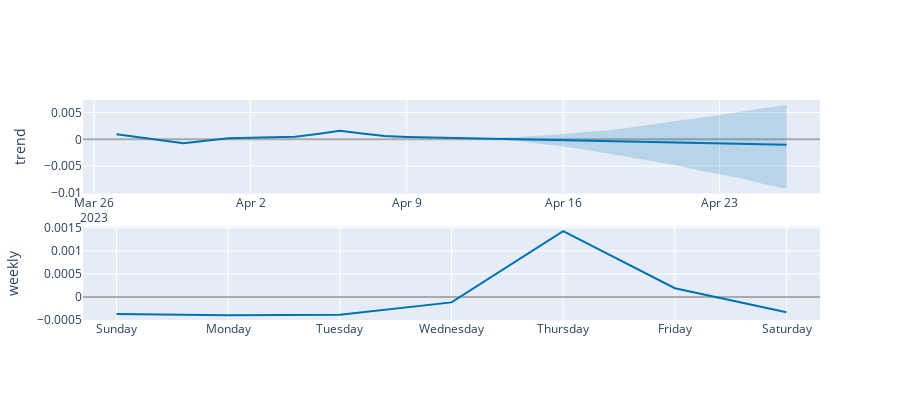

The notebook cell saved with this chart:
### Code cell
# forcast 4
plot_components_plotly(m, precip2Weekforecast)
